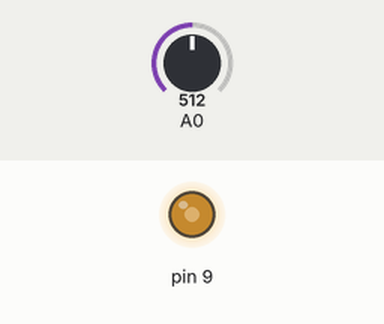
This sketch was run on a simulated Arduino Uno, built with avr-gcc and run on an emulated ATmega328P. Parts: output pins drawn as LEDs (lit = HIGH). Inputs (shaded band) come from the test bench; at power-on: A0 = 512.

Above: at 1.2 s.
1.3 s: A0 set to 716
At 1.8 s:
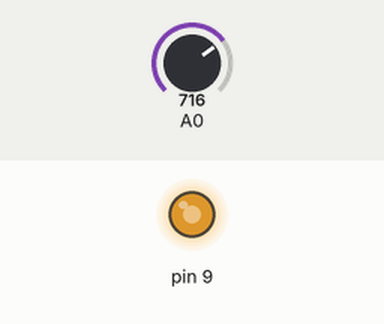
2.8 s: A0 set to 900
At 4.0 s:
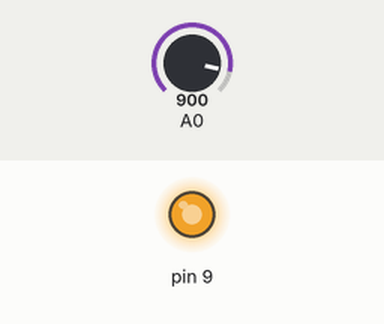
4.3 s: A0 set to 122
At 5.3 s:
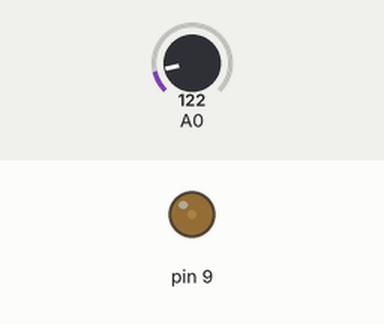
5.8 s: A0 set to 0
At 6.4 s:
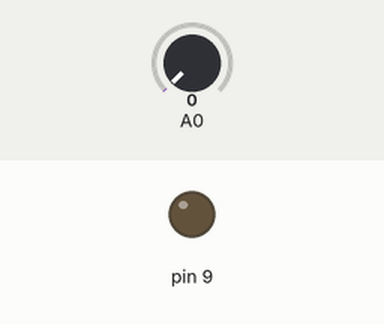
7.3 s: A0 set to 511
At 7.6 s:
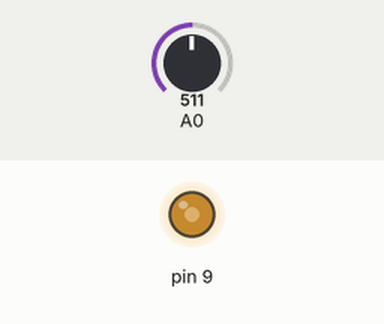
Timing chart, 0 to 9.8 s (numbered marks = the images above; inputs shaded):
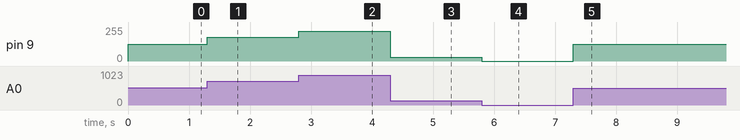

The sketch:

denquachietap.ino
```cpp
int x = 0;
void setup()
{
  pinMode(A0, INPUT);
  pinMode(9, INPUT);
}

void loop()
{
  x = analogRead(A0);
  int brightness = map(x ,0,1023,0,255);
  analogWrite(9,brightness);
}
```

Measured:
- after the input at 1.3 s, pin 9: 127/255 → 178/255 at once
- after the input at 2.8 s, pin 9: 178/255 → 224/255 at once
- after the input at 4.3 s, pin 9: 224/255 → 30/255 at once
- after the input at 5.8 s, pin 9: 30/255 → 0/255 at once
- after the input at 7.3 s, pin 9: 0/255 → 127/255 at once
